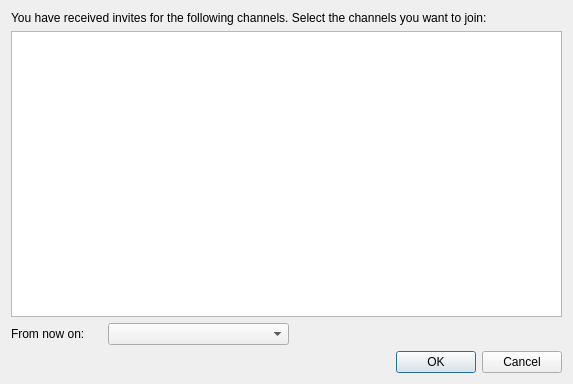
<?xml version="1.0" encoding="UTF-8"?>
<ui version="4.0">
 <class>InviteChannelsDialog</class>
 <widget class="QDialog" name="InviteChannelsDialog">
  <property name="geometry">
   <rect>
    <x>0</x>
    <y>0</y>
    <width>573</width>
    <height>384</height>
   </rect>
  </property>
  <property name="windowTitle">
   <string>Dialog</string>
  </property>
  <layout class="QVBoxLayout" name="verticalLayout">
   <item>
    <widget class="QLabel" name="label">
     <property name="text">
      <string>You have received invites for the following channels. Select the channels you want to join:</string>
     </property>
    </widget>
   </item>
   <item>
    <widget class="QTableView" name="InviteChannels_">
     <property name="alternatingRowColors">
      <bool>true</bool>
     </property>
     <property name="selectionBehavior">
      <enum>QAbstractItemView::SelectRows</enum>
     </property>
    </widget>
   </item>
   <item>
    <layout class="QHBoxLayout" name="horizontalLayout" stretch="1,2,3">
     <item>
      <widget class="QLabel" name="label_2">
       <property name="text">
        <string>From now on: </string>
       </property>
      </widget>
     </item>
     <item>
      <widget class="QComboBox" name="AlwaysAction_"/>
     </item>
     <item>
      <spacer name="horizontalSpacer">
       <property name="orientation">
        <enum>Qt::Horizontal</enum>
       </property>
       <property name="sizeHint" stdset="0">
        <size>
         <width>40</width>
         <height>20</height>
        </size>
       </property>
      </spacer>
     </item>
    </layout>
   </item>
   <item>
    <widget class="QDialogButtonBox" name="buttonBox">
     <property name="orientation">
      <enum>Qt::Horizontal</enum>
     </property>
     <property name="standardButtons">
      <set>QDialogButtonBox::Cancel|QDialogButtonBox::Ok</set>
     </property>
    </widget>
   </item>
  </layout>
 </widget>
 <resources/>
 <connections>
  <connection>
   <sender>buttonBox</sender>
   <signal>accepted()</signal>
   <receiver>InviteChannelsDialog</receiver>
   <slot>accept()</slot>
   <hints>
    <hint type="sourcelabel">
     <x>248</x>
     <y>254</y>
    </hint>
    <hint type="destinationlabel">
     <x>157</x>
     <y>274</y>
    </hint>
   </hints>
  </connection>
  <connection>
   <sender>buttonBox</sender>
   <signal>rejected()</signal>
   <receiver>InviteChannelsDialog</receiver>
   <slot>reject()</slot>
   <hints>
    <hint type="sourcelabel">
     <x>316</x>
     <y>260</y>
    </hint>
    <hint type="destinationlabel">
     <x>286</x>
     <y>274</y>
    </hint>
   </hints>
  </connection>
 </connections>
</ui>
